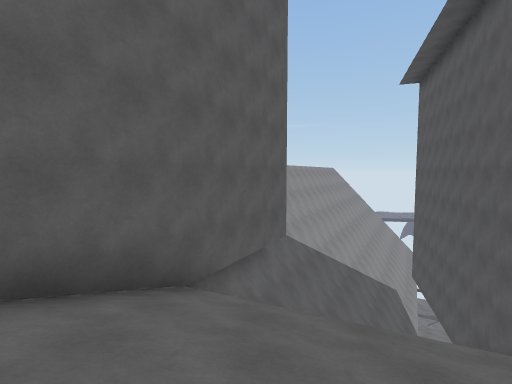
View 1 (above)

12 first-person views from a walk through a scene from a Unity 3-D project. The camera is 1.3 m above the floor, tilts 4° down and sees 85° across. The floor is counted in squares, 2 m on a side. Each view is taken from the middle of a square. On the plan, view 1 faces up. The plan holds only what a view shows up to about 9 squares ahead; the rest is blank. The place goes on beyond the plan. The player character is not drawn. Some animated figures are not drawn.

View 2
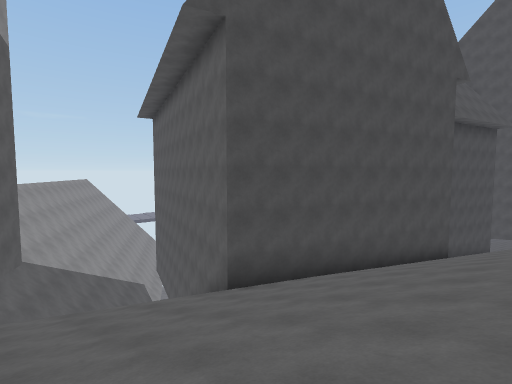

View 3
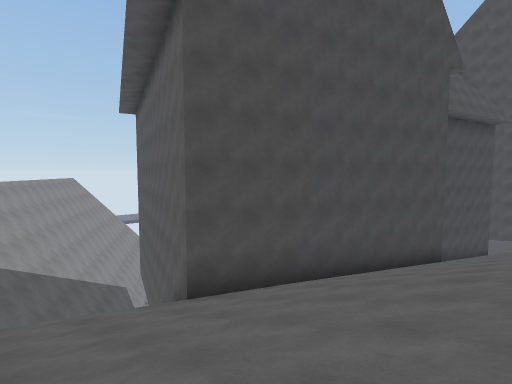

View 4
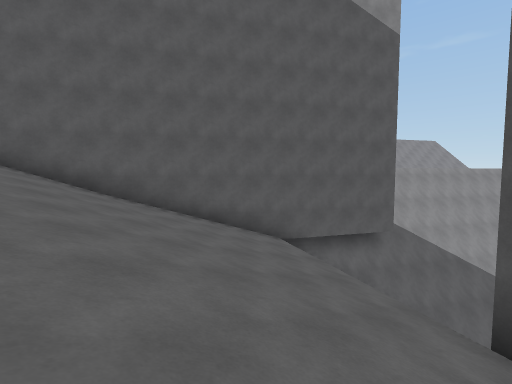

View 5
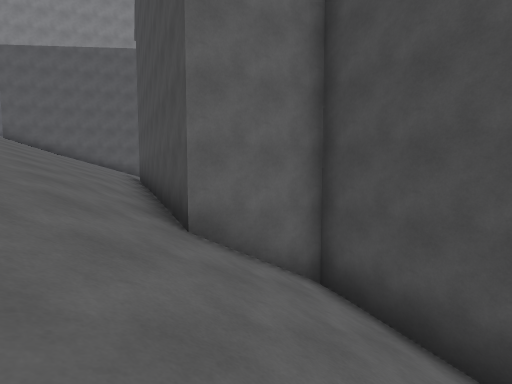

View 6
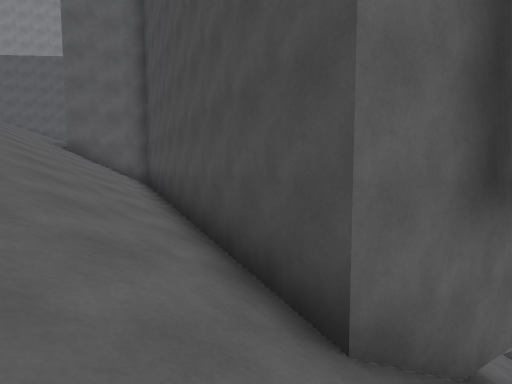

View 7
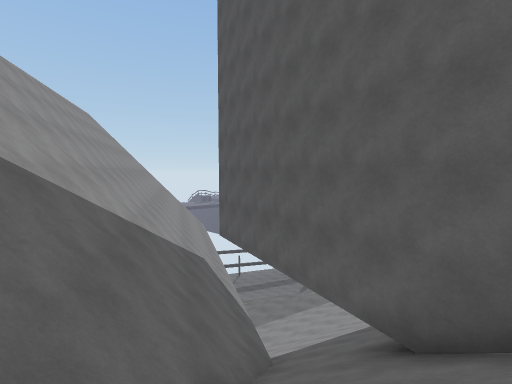

View 8
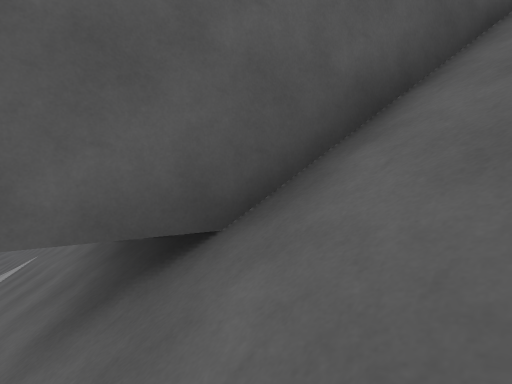

View 9
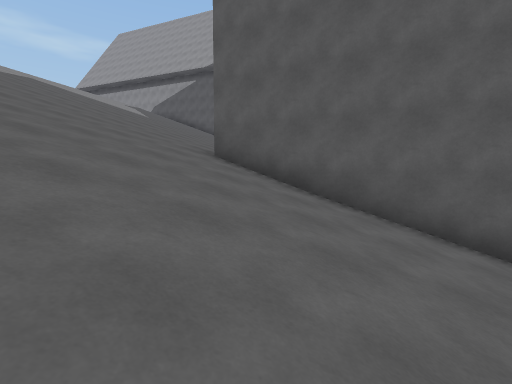

View 10
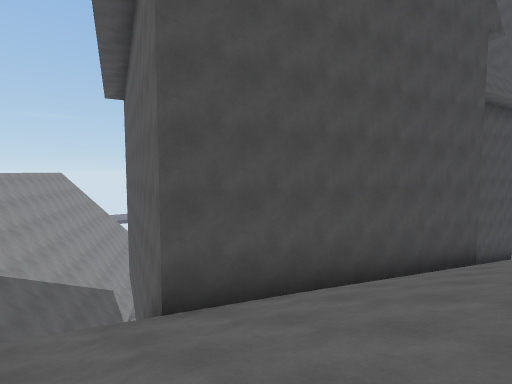

View 11
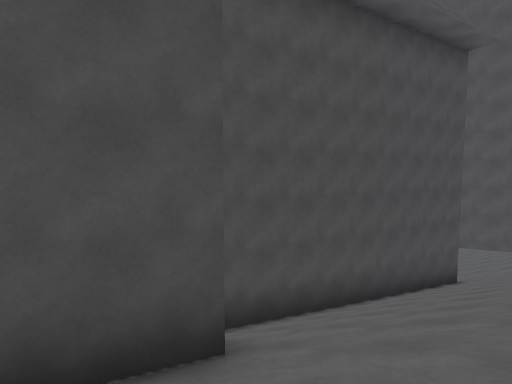

View 12
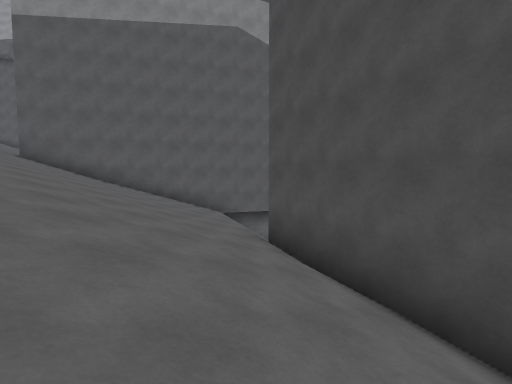

### Floor plan
Key: @ floor where view 1 was taken; # wall or solid block; / step, stairs or slope; = window, fence, low wall or low ledge.
Columns run from 3 left of view 1 to 22 right of it. Each row starts with its distance up from view 1.
 11           ///
 10        ###////
  9      ####/////
  8    ####//#/////////
  7   ###= //### //////
  6   #=// /##
  5   #/   /#
  4  ##/   /#
  3  #//// ##
  2 ##/////##
  1 #///////####   #####    ##
  0 #//@///////#####///######/
 -1 ///////////////////////##/
 -2 /////////////////////////
 -3 //////////////////////////

Where each view was taken, in squares from view 1:
view 1: 0 up, 0 right, facing up
view 2: 3 down, 0 right, facing up-right
view 3: 3 down, 1 right, facing up-right
view 4: 2 down, 4 right, facing up-left
view 5: 3 down, 15 right, facing up-left
view 6: 3 down, 22 right, facing up-left
view 7: 6 up, 2 right, facing up-right
view 8: 8 up, 4 right, facing down-right
view 9: 1 down, 2 right, facing left
view 10: 2 down, 2 right, facing up-right
view 11: 3 down, 10 right, facing up-right
view 12: 3 down, 8 right, facing up-left
